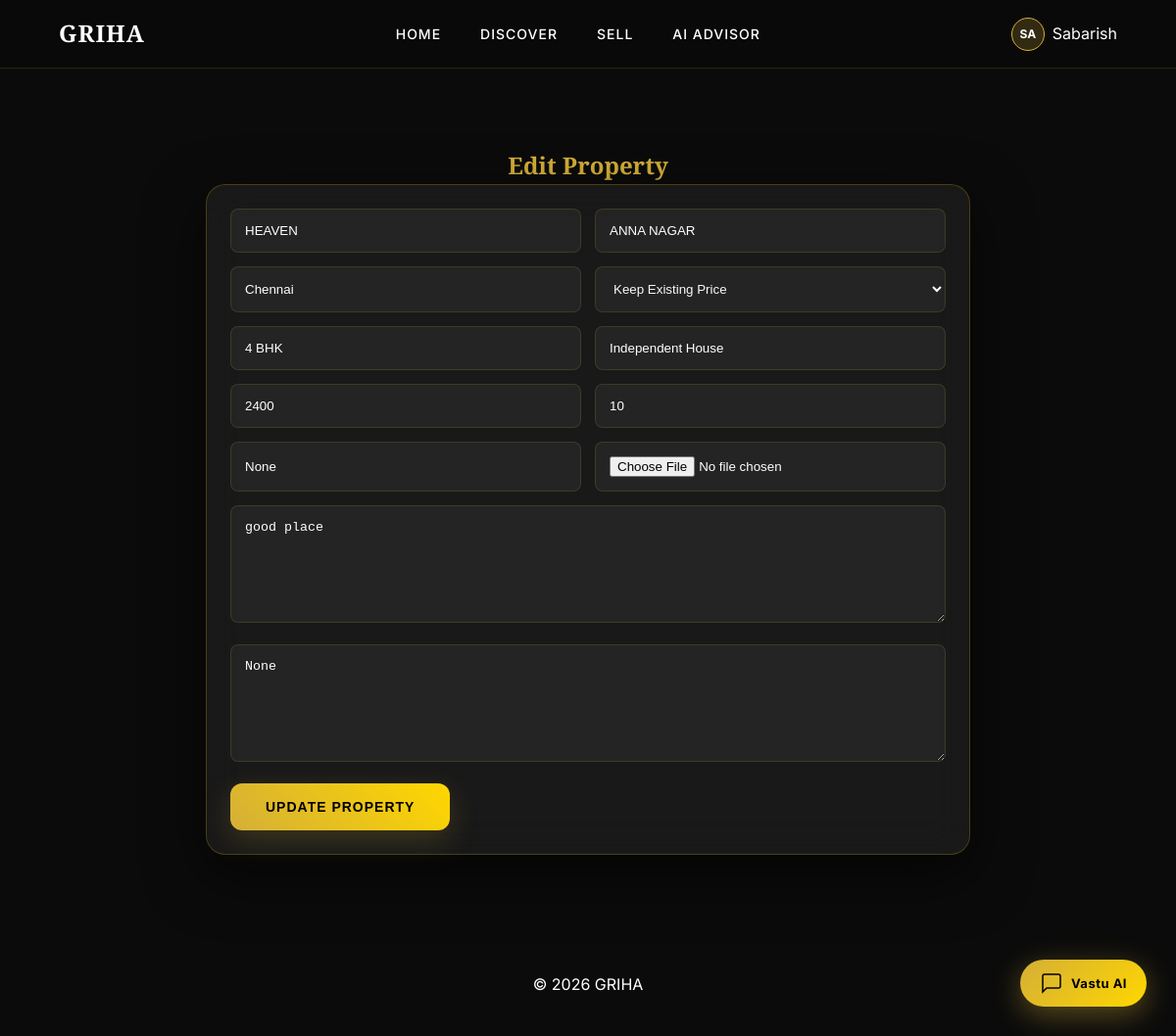
The app's page /property/21/edit/ (signed in) with its own data.
### listings/models.py (models this page shows, shortened)
class Property(models.Model):
    PROPERTY_TYPES = [
        ('Apartment',         'Apartment'),
        ('Villa',             'Villa'),
        ('Independent House', 'Independent House'),
        ('Plot',              'Plot'),
        ('Studio',            'Studio'),
        ('Penthouse',         'Penthouse'),
    ]
    BHK_CHOICES = [
        ('Studio', 'Studio'),
        ('1 BHK',  '1 BHK'),
        ('2 BHK',  '2 BHK'),
        ('3 BHK',  '3 BHK'),
        ('4 BHK',  '4 BHK'),
        ('5 BHK',  '5 BHK'),
        ('Plot',   'Plot'),
    ]
    title         = models.CharField(max_length=200)
    location      = models.CharField(max_length=200)
    price         = models.CharField(max_length=50) # Keep as string for display like $12,500,000
    price_value   = models.FloatField(default=0)    # Helpful for filtering
    bhk           = models.CharField(max_length=20, choices=BHK_CHOICES)
    type          = models.CharField(max_length=50, choices=PROPERTY_TYPES)
    area          = models.CharField(max_length=50)
    floor         = models.CharField(max_length=20)
    facing        = models.CharField(max_length=50, blank=True, null=True)
    description   = models.TextField(blank=True, null=True)
    amenities     = models.TextField(blank=True, null=True)
    image         = models.ImageField(upload_to='property_images/', blank=True, null=True)
    living_room_360 = models.TextField(blank=True, null=True)
    kitchen_360     = models.TextField(blank=True, null=True)
    bedroom_360     = models.TextField(blank=True, null=True)
    bathroom_360    = models.TextField(blank=True, null=True)
    city          = models.CharField(max_length=100, blank=True, null=True)
    badge         = models.CharField(max_length=20, blank=True, null=True)
    is_active     = models.BooleanField(default=True)
    created_at    = models.DateTimeField(auto_now_add=True)
    owner         = models.ForeignKey(
        settings.AUTH_USER_MODEL,
        on_delete=models.SET_NULL,
        related_name="listed_properties",
        null=True,
        blank=True,
    )
    views_count   = models.PositiveIntegerField(default=0)
    class Meta:
        ordering = ['-created_at']
        verbose_name_plural = 'Properties'

### listings/views.py (the view, shortened to what this page needs)
# urls.py: path('property/<int:id>/edit/',    views.edit_property_page,   name='edit_property'),
@login_required
def edit_property_page(request, id):
    prop = get_object_or_404(Property, id=id, owner=request.user)
    return render(request, "edit_property.html", {"property": prop})

### templates/edit_property.html (shortened to what this page needs)
{% extends "base.html" %}
{% load static %}
{% block extra_css %}
<link rel="stylesheet" href="{% static 'css/pages/sell.css' %}">
<link rel="stylesheet" href="{% static 'css/pages/edit_property.css' %}">
{% endblock %}
{% block content %}
<section class="section edit-property-wrap">
    <h2 class="edit-property-title">Edit Property</h2>
    <form method="POST" enctype="multipart/form-data" class="glass-card edit-property-form">
        <div class="edit-property-grid">
            <input type="text" name="title" value="{{ property.title }}" required class="form-input">
            <input type="text" name="location" value="{{ property.location }}" required class="form-input">
            <input type="text" name="city" value="{{ property.city }}" class="form-input">
            <select name="price" class="form-input">
                <option value="">Keep Existing Price</option>
            </select>
            <input type="text" name="bhk" value="{{ property.bhk }}" class="form-input">
            <input type="text" name="type" value="{{ property.type }}" class="form-input">
            <input type="text" name="area" value="{{ property.area }}" class="form-input">
            <input type="text" name="floor" value="{{ property.floor }}" class="form-input">
            <input type="text" name="facing" value="{{ property.facing }}" class="form-input">
            <input type="file" name="image" class="form-input">
        </div>
        <textarea name="description" class="form-textarea edit-property-spacer">{{ property.description }}</textarea>
        <textarea name="amenities" class="form-textarea edit-property-spacer">{{ property.amenities }}</textarea>
        <button type="submit" class="btn btn-filled edit-property-spacer">Update Property</button>
    </form>
</section>
{% endblock %}

### templates/base.html (shortened to what this page needs)
{% load static %}
<!DOCTYPE html>
<html lang="en">
<head>
<link rel="stylesheet" href="{% static 'css/main.css' %}">
<link rel="stylesheet" href="{% static 'css/glass.css' %}">
<link rel="stylesheet" href="{% static 'css/animations.css' %}">
<link rel="stylesheet" href="{% static 'css/layout/base.css' %}">
{% block extra_css %}{% endblock %}
</head>
<body>
<canvas id="particle-canvas"></canvas>
<nav class="navbar">
    <a href="{% url 'home' %}" class="logo">GRIHA</a>
    <ul class="nav-links">
        <li><a href="{% url 'home' %}">Home</a></li>
        <li><a href="{% url 'discover' %}">Discover</a></li>
        <li><a href="{% url 'sell' %}">Sell</a></li>
        <li><a href="{% url 'ai_advisor' %}">AI Advisor</a></li>
    </ul>
    {% if user.is_authenticated %}
    <div class="auth-menu">
        <a href="{% url 'dashboard' %}" class="profile-toggle">
            <span class="profile-avatar">
                {% if user.profile.profile_picture %}
                    <img src="{{ user.profile.profile_picture.url }}" alt="Profile" class="profile-avatar-image">
                {% else %}
                    {{ user.username|slice:":2" }}
                {% endif %}
            </span>
            <span>{{ user.username }}</span>
        </a>
    </div>
    {% else %}
    <a href="{% url 'login' %}" class="btn btn-outline">Login / Sign Up</a>
    {% endif %}
</nav>
<main class="main-content main-content-offset">
{% block content %}{% endblock %}
</main>
<footer class="section site-footer">
<p>&copy; 2026 GRIHA</p>
</footer>
<button id="chatLauncher" onclick="toggleChat()" title="Vastu AI Guide">
    <svg width="24" height="24" viewBox="0 0 24 24" fill="none" stroke="currentColor" stroke-width="1.5">
        <path d="M21 15a2 2 0 0 1-2 2H7l-4 4V5a2 2 0 0 1 2-2h14a2 2 0 0 1 2 2z"/>
    </svg>
    <span>Vastu AI</span>
</button>
</body>
</html>

### static/css/main.css (style rules this page uses)
:root { --bg-base: #0b0b0b; --bg-secondary: #0e0e0e; --bg-accent: #151515; --luxury-gold: #d4af37; --highlight-gold: #ffd700; --soft-gold-glow: rgba(212, 175, 55, 0.4); --gold-border: rgba(212, 175, 55, 0.15); --text-primary: #ffffff; --text-secondary: #d1d1d1; --text-muted: #9a9a9a; --glass-label: rgba(255, 255, 255, 0.7); --glass-bg: rgba(255, 255, 255, 0.06); --glass-border: rgba(255, 215, 0, 0.2); --glass-blur: blur(20px); --spacing-micro: 10px; --spacing-small: 20px; --spacing-medium: 40px; --spacing-section: 80px; --transition-smooth: 0.3s ease-in-out; --luxury-animation: 6s ease-in-out infinite alternate; }
* { margin: 0; padding: 0; box-sizing: border-box; }
body { background-color: var(--bg-base); color: var(--text-primary); font-family: 'Inter', sans-serif; line-height: 1.6; overflow-x: hidden; min-height: 100vh; }
h1, h2, h3, .logo { font-family: 'Playfair Display', serif; }
#particle-canvas { position: fixed; top: 0; left: 0; width: 100%; height: 100%; pointer-events: none; z-index: 0; }
nav.navbar { position: fixed; top: 0; width: 100%; height: 70px; background: rgba(10, 10, 10, 0.95); border-bottom: 1px solid var(--gold-border); display: flex; justify-content: space-between; align-items: center; padding: 0 5%; z-index: 1000; }
.logo { font-size: 24px; font-weight: 700; color: var(--text-primary); text-decoration: none; letter-spacing: 1px; transition: var(--transition-smooth); }
.nav-links { display: flex; gap: var(--spacing-medium); list-style: none; }
.nav-links a { text-decoration: none; color: var(--text-primary); font-weight: 500; font-size: 14px; text-transform: uppercase; letter-spacing: 1px; transition: var(--transition-smooth); }
.btn { padding: 16px 36px; border-radius: 12px; font-weight: 700; text-decoration: none; text-transform: uppercase; font-size: 14px; letter-spacing: 1px; transition: var(--transition-smooth); cursor: pointer; display: inline-block; text-align: center; }
.btn-filled { background: linear-gradient(45deg, var(--luxury-gold), var(--highlight-gold)); color: #000; border: none; box-shadow: 0 10px 30px rgba(212, 175, 55, 0.2); }
.section { padding: var(--spacing-section) 5%; position: relative; z-index: 1; }

### static/css/glass.css (style rules this page uses)
.glass-card { background: var(--glass-bg); backdrop-filter: var(--glass-blur); -webkit-backdrop-filter: var(--glass-blur); border: 1px solid var(--glass-border); border-radius: 20px; padding: 30px; box-shadow: 0 20px 60px rgba(0,0,0,0.6); transition: var(--transition-smooth); }

### static/css/layout/base.css (style rules this page uses)
.auth-menu { position: relative; }
.profile-toggle { display: inline-flex; align-items: center; gap: 8px; color: #fff; text-decoration: none; }
.profile-avatar { width: 34px; height: 34px; border-radius: 999px; background: rgba(212, 175, 55, 0.2); border: 1px solid var(--luxury-gold); display: inline-flex; align-items: center; justify-content: center; font-size: 12px; font-weight: 700; text-transform: uppercase; }
.main-content-offset { margin-top: 70px; }
.site-footer { text-align: center; padding: 40px; }

### static/css/pages/sell.css (style rules this page uses)
.form-input, .form-textarea { width: 100%; background: rgba(255, 255, 255, 0.05); border: 1px solid var(--gold-border); padding: 14px; border-radius: 8px; color: white; }
select.form-input { color: #f8f8f8; }
select.form-input option { color: #111111; background: #ffffff; }
.form-textarea { min-height: 120px; }

### static/css/pages/edit_property.css (style rules this page uses)
.edit-property-wrap { max-width: 900px; margin: 0 auto; }
.edit-property-title { text-align: center; color: var(--luxury-gold); }
.edit-property-form { padding: 24px; }
.edit-property-grid { display: grid; grid-template-columns: 1fr 1fr; gap: 14px; }
.edit-property-spacer { margin-top: 14px; }

### templates/base.html (style rules this page uses)
#chatLauncher { position: fixed; bottom: 30px; right: 30px; z-index: 999; display: flex; align-items: center; gap: 8px; background: linear-gradient(135deg, #d4af37, #ffd700); color: #000; border: none; border-radius: 50px; padding: 12px 20px; font-family: 'Inter', sans-serif; font-weight: 700; font-size: 13px; letter-spacing: 0.5px; cursor: pointer; box-shadow: 0 8px 30px rgba(212,175,55,0.4); transition: all 0.3s ease; }

### records on screen
Property: title "HEAVEN", location "ANNA NAGAR", city "Chennai", bhk "4 BHK", type "Independent House", area "2400", floor "10", facing "None", description "good place", amenities "None"

### other values on screen
{{ user.username|slice:":2" }} "SA"
{{ user.username }} "Sabarish"
